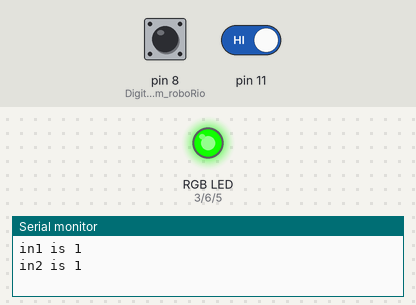
The sketch below on a simulated Arduino Uno, built with avr-gcc and run on an emulated ATmega328P. On the bench: an RGB LED mixed from three pins (HIGH = lit), the last lines printed to the serial monitor. Dashed ring = blinking. The inputs (shaded band) are chosen by the test bench; at power-on: pin 8 (Digital_in_from_roboRio) HIGH, pin 11 HIGH.

Above: at 7.35 s.
18.1 s: pin 8 (Digital_in_from_roboRio) driven LOW
At 22.8 s:
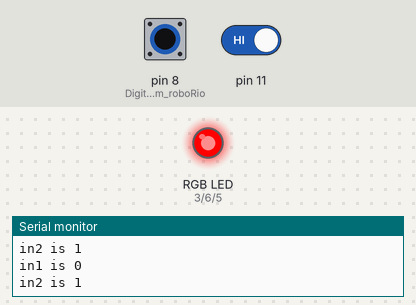
28.9 s: pin 11 driven LOW
At 30.7 s:
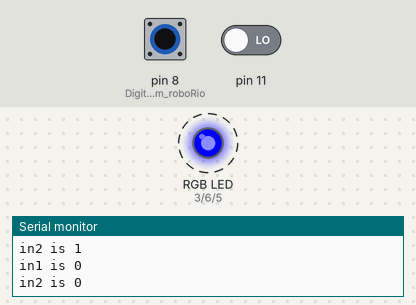
39.7 s: pin 11 driven HIGH
At 40.7 s:
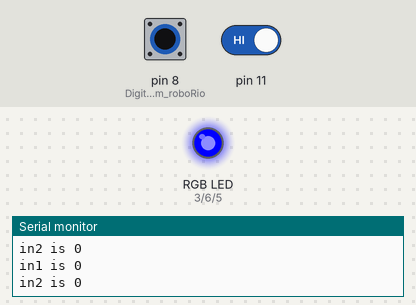
50.5 s: pin 8 (Digital_in_from_roboRio) pulsed HIGH 2 times (0.12 s each, 0.3 s apart)
At 51.0 s:
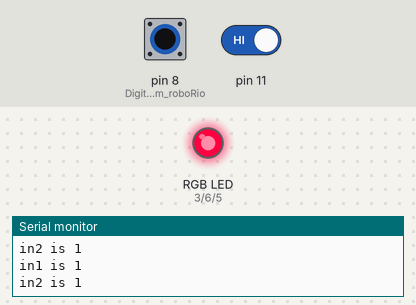
Timing chart, 0 to 62.8 s (numbered marks = the images above; inputs shaded):
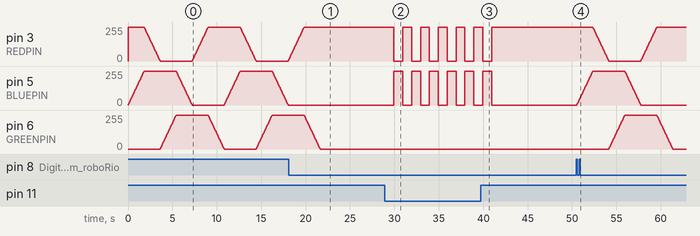

Measured:
- after the input at 18.1 s, pin 3 (REDPIN): goes on until 19.8 s, then stays 255/255; pin 5 (BLUEPIN): stays 0/255 (without the input it goes to 4/255 after 3.6 s); pin 6 (GREENPIN): goes on until 21.6 s, then stays 0/255
- after the input at 28.9 s, pin 3 (REDPIN), pin 5 (BLUEPIN): alternates 255/255 for 1.0 s and 0/255 for 1.0 s, starting after 1.0 s
- after the input at 39.7 s, pin 3 (REDPIN): goes on until 40.9 s, then stays 255/255; pin 5 (BLUEPIN): goes on until 40.9 s, then stays 0/255
- after the input at 50.5 s, pin 5 (BLUEPIN), pin 6 (GREENPIN): rises from 0/255 to 255/255 in 1.8 s, then falls to 0/255 in 5.4 s

The sketch:

RGB_LED_FRC.ino
```cpp
#define REDPIN 3        //Set up the corresponding value of transistor switch pins on Arduino outputs.
#define BLUEPIN 5
#define GREENPIN 6
int currentmode = 1;    //Set up a global variable for mode (BLUE,RED or RAINBOW)
int in1, in2;

const uint8_t lights[360]={
255.0000 , 254.9563 , 254.8253,  254.6070,  254.3015,  253.9092,  253.4303 , 252.8650 , 252.2138,  251.4772 , 250.6555,
249.7495 , 248.7597 , 247.6868,  246.5315,  245.2946,  243.9770,  242.5796 , 241.1033 , 239.5492 , 237.9182 , 236.2116,
234.4305 , 232.5761 , 230.6497,  228.6526,  226.5861,  224.4518,  222.2510 , 219.9852 , 217.6561 , 215.2652 , 212.8142,
210.3046 , 207.7383 , 205.1171,  202.4426,  199.7168,  196.9415,  194.1186 , 191.2500 , 188.3377 , 185.3838 , 182.3902,
179.3589 , 176.2921 , 173.1919,  170.0604,  166.8997,  163.7120,  160.4994 , 157.2643 , 154.0087 , 150.7350 , 147.4454,
144.1421 , 140.8274 , 137.5035,  134.1728,  130.8376,  127.5000,  124.1624 , 120.8272 , 117.4965 , 114.1726 , 110.8579,
107.5546 , 104.2650 , 100.9913,   97.7357,   94.5006,   91.2880,   88.1003 ,  84.9396 ,  81.8081 ,  78.7079 ,  75.6411,
72.6098  , 69.6162  , 66.6623 ,  63.7500 ,  60.8814 ,  58.0585 ,  55.2832  , 52.5574  , 49.8829  , 47.2617  , 44.6954,
42.1858  , 39.7348  , 37.3439 ,  35.0148 ,  32.7490 ,  30.5482 ,  28.4139  , 26.3474  , 24.3503  , 22.4239  , 20.5695,
18.7884  , 17.0818  , 15.4508 ,  13.8967 ,  12.4204 ,  11.0230 ,   9.7054  ,  8.4685  ,  7.3132  ,  6.2403  ,  5.2505,
4.3445   , 3.5228   , 2.7862  ,  2.1350  ,  1.5697  ,  1.0908  ,  0.6985   , 0.3930   , 0.1747   , 0.0437  ,  0.0000,
0,0,0,0,0,0,0,0,0,0,0,
0,0,0,0,0,0,0,0,0,0,0,
0,0,0,0,0,0,0,0,0,0,0,
0,0,0,0,0,0,0,0,0,0,0,
0,0,0,0,0,0,0,0,0,0,0,
0,0,0,0,0,0,0,0,0,0,0,
0,0,0,0,0,0,0,0,0,0,0,
0,0,0,0,0,0,0,0,0,0,0,
0,0,0,0,0,0,0,0,0,0,0,
0,0,0,0,0,0,0,0,0,0,0,
0,0,0,0,0,0,0,0,
0    ,0.0437    ,0.1747    ,0.3930,    0.6985,    1.0908,    1.5697,    2.1350,    2.7862,    3.5228 ,   4.3445,
5.2505,    6.2403,    7.3132  ,  8.4685  ,  9.7054  , 11.0230  , 12.4204  , 13.8967  , 15.4508 ,  17.0818 ,  18.7884,
20.5695,   22.4239,   24.3503 ,  26.3474 ,  28.4139 ,  30.5482 ,  32.7490 ,  35.0148 ,  37.3439,   39.7348,   42.1858,
44.6954 ,  47.2617 ,  49.8829 , 52.5574  , 55.2832  , 58.0585  , 60.8814  , 63.7500  , 66.6623 ,  69.6162,   72.6098,
75.6411  , 78.7079 ,  81.8081 ,  84.9396 ,  88.1003 ,  91.2880 ,  94.5006 ,  97.7357 , 100.9913 , 104.2650,  107.5546,
110.8579,  114.1726,  117.4965,  120.8272,  124.1624,  127.5000,  130.8376,  134.1728,  137.5035,  140.8274,  144.1421,
147.4454,  150.7350,  154.0087,  157.2643,  160.4994,  163.7120,  166.8997,  170.0604,  173.1919,  176.2921,  179.3589,
182.3902,  185.3838,  188.3377,  191.2500,  194.1186,  196.9415,  199.7168,  202.4426,  205.1171,  207.7383,  210.3046,
212.8142,  215.2652,  217.6561,  219.9852,  222.2510,  224.4518,  226.5861,  228.6526,  230.6497,  232.5761,  234.4305,
236.2116,  237.9182,  239.5492,  241.1033,  242.5796,  243.9770,  245.2946,  246.5315,  247.6868,  248.7597,  249.7495,
250.6555,  251.4772,  252.2138,  252.8650,  253.4303,  253.9092,  254.3015,  254.6070,  254.8253,  254.9563,  255.0000};


const uint8_t HSVlights[61] ={0, 4, 8, 13, 17, 21, 25, 30, 34, 38, 42, 47, 51, 55, 59, 64, 68, 72, 76,
81, 85, 89, 93, 98, 102, 106, 110, 115, 119, 123, 127, 132, 136, 140, 144,
149, 153, 157, 161, 166, 170, 174, 178, 183, 187, 191, 195, 200, 204, 208,
212, 217, 221, 225, 229, 234, 238, 242, 246, 251, 255};

const uint8_t HSVpower[121] ={0, 2, 4, 6, 8, 11, 13, 15, 17, 19, 21, 23, 25, 28, 30, 32, 34, 36, 38, 40,
42, 45, 47, 49, 51, 53, 55, 57, 59, 62, 64, 66, 68, 70, 72, 74, 76, 79, 81,
83, 85, 87, 89, 91, 93, 96, 98, 100, 102, 104, 106, 108, 110, 113, 115, 117,
119, 121, 123, 125, 127, 130, 132, 134, 136, 138, 140, 142, 144, 147, 149,
151, 153, 155, 157, 159, 161, 164, 166, 168, 170, 172, 174, 176, 178, 181,
183, 185, 187, 189, 191, 193, 195, 198, 200, 202, 204, 206, 208, 210, 212,
215, 217, 219, 221, 223, 225, 227, 229, 232, 234, 236, 238, 240, 242, 244,
246, 249, 251, 253, 255};


void setup() {
pinMode(REDPIN,OUTPUT); //Robot start from GREEN
pinMode(GREENPIN,OUTPUT);
pinMode(BLUEPIN,OUTPUT);
resetled();

pinMode(8, INPUT);   //Digital in from roboRio
pinMode(11, INPUT);
Serial.begin(9600);
}

void loop() {

  in1 = digitalRead(8); //This section is for the situation under poor connection of button that interrupt doesnot work.
  in2 = digitalRead(11);
  Serial.print("in1 is ");
  Serial.println(in1);
  Serial.print("in2 is ");
  Serial.println(in2);

  if (in1 == LOW && in2 == LOW)
  {
    resetled();
    showred();
    delay(1000);
    showblue();
    delay(1000);
  }
  else if (in1 == LOW && in2 == HIGH)
  {
    showred();
  }
  else if (in1 == HIGH && in2 == LOW)
  {
    showblue();
  }
  else //essentially HIGH HIGH
  {
    //showblue();
    resetled();
    showrainbow();
  }

  //delay(50);*/
  //showrainbow();

}

void showblue()
{
analogWrite(REDPIN,0); //Toaster Tech (Alliance) Blue
analogWrite(GREENPIN,0);
analogWrite(BLUEPIN,255);
}

void showred()
{
analogWrite(REDPIN,255); // Alliance Red
analogWrite(GREENPIN,0);
analogWrite(BLUEPIN,0);
}

void showrainbow()
{
  for (int k=0; k<360; k++)
  {
  trueHSV(REDPIN, k);
  delay(30);
  }
}

void resetled()
{
  analogWrite(REDPIN,0);
  analogWrite(BLUEPIN,0);
  analogWrite(GREENPIN,0);
}

void setRGBpoint(byte LED, uint8_t red, uint8_t green, uint8_t blue)
{
  // this code is for common anode LEDs. If you use common cathode ones,
  // remove the '255-' bits.
  analogWrite(LED, red);
  analogWrite(LED+2, green);
  analogWrite(LED+3, blue);
}

void trueHSV(byte LED, int angle)
{
  byte red, green, blue;


  if (angle<60) {red = 255; green = HSVlights[angle]; blue = 0;} else
  if (angle<120) {red = HSVlights[120-angle]; green = 255; blue = 0;} else
  if (angle<180) {red = 0, green = 255; blue = HSVlights[angle-120];} else
  if (angle<240) {red = 0, green = HSVlights[240-angle]; blue = 255;} else
  if (angle<300) {red = HSVlights[angle-240], green = 0; blue = 255;} else
                 {red = 255, green = 0; blue = HSVlights[360-angle];}

  setRGBpoint(LED, red, green, blue);
}
```
